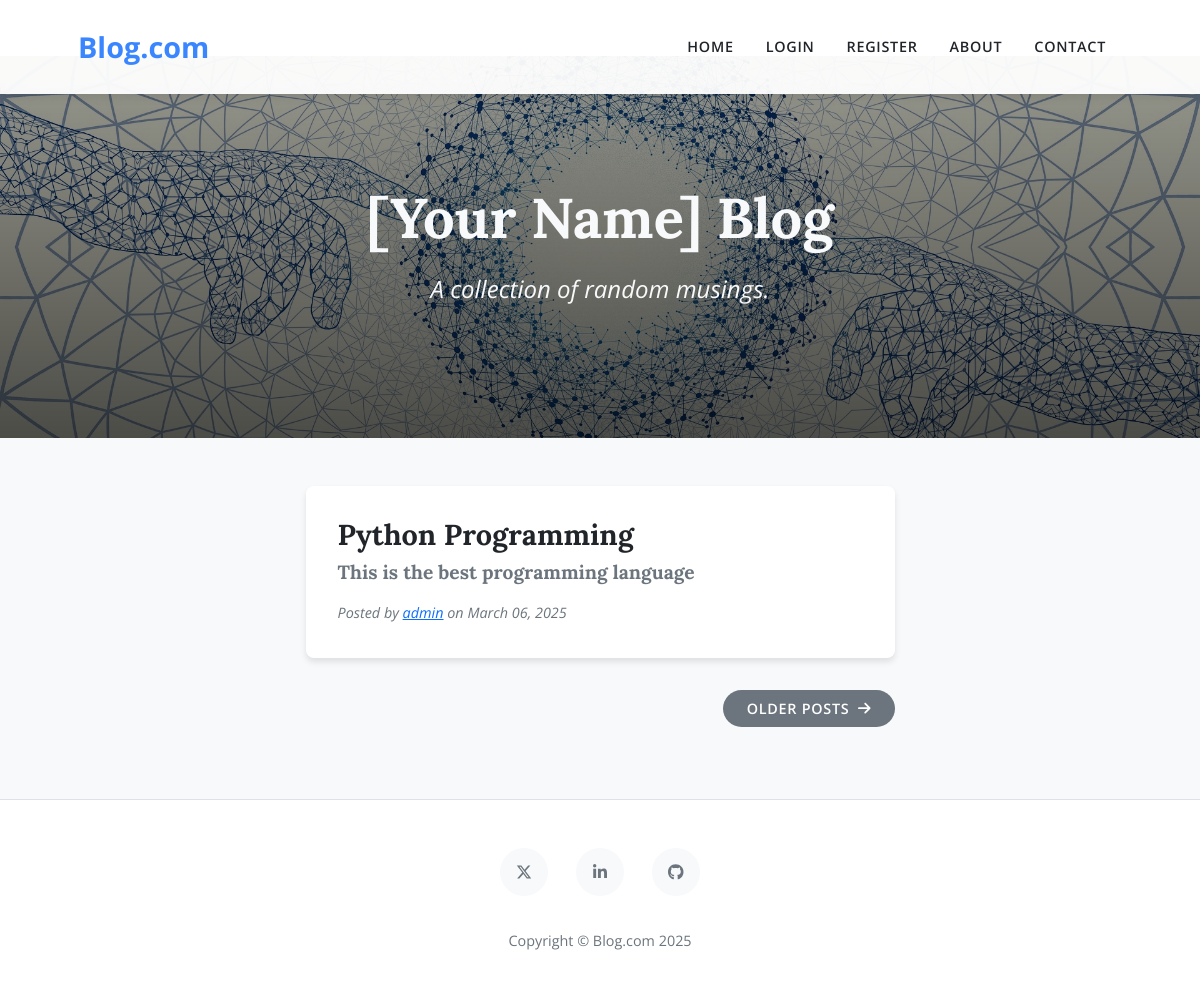
Before: / with the older database file.
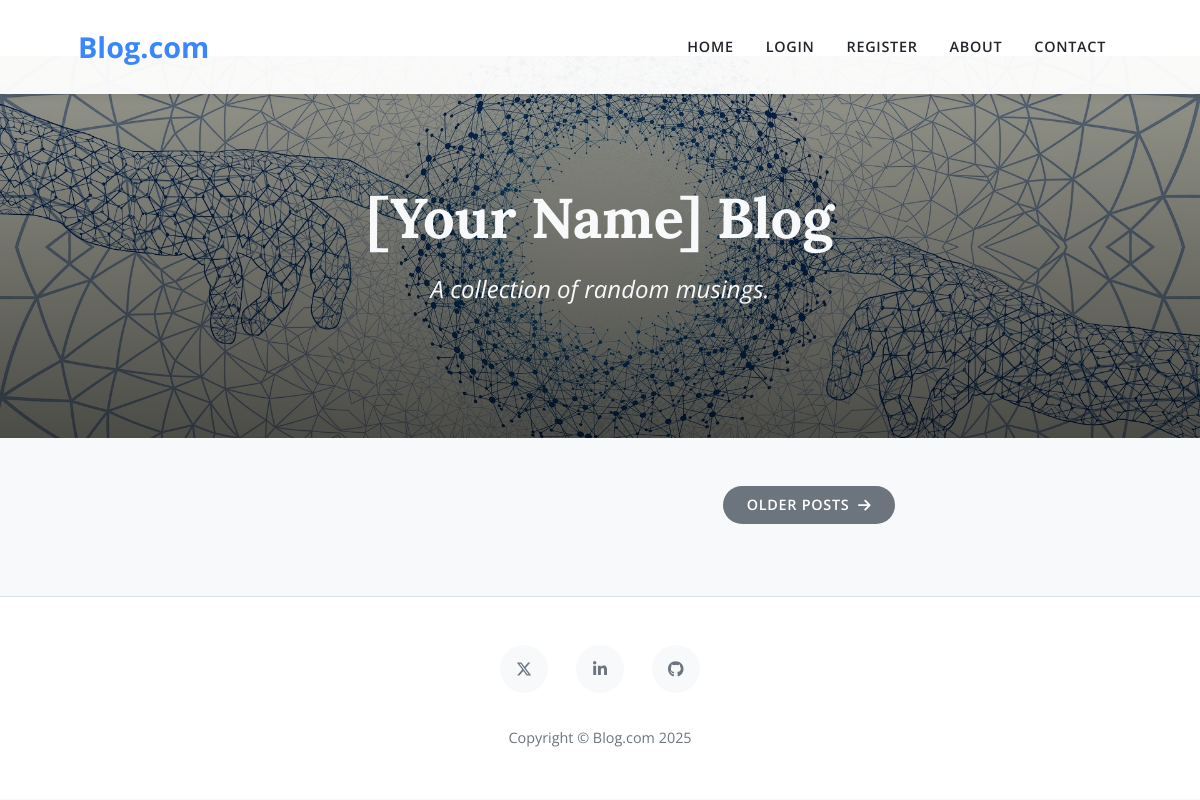
After: the same page with the newer database file.
### main.py (models this page shows)
class BlogPost(db.Model):
    __tablename__ = "blog_posts"
    id: Mapped[int] = mapped_column(Integer, primary_key=True)
    author_id: Mapped[int] = mapped_column(Integer, db.ForeignKey("user_data.id"))
    author = relationship("User", back_populates="posts")
    title: Mapped[str] = mapped_column(String(250), unique=True, nullable=False)
    subtitle: Mapped[str] = mapped_column(String(250), nullable=False)
    date: Mapped[str] = mapped_column(String(250), nullable=False)
    body: Mapped[str] = mapped_column(Text, nullable=False)
    img_url: Mapped[str] = mapped_column(String(250), nullable=False)
    comments = relationship("Comment" , back_populates="parent_post")

class User(UserMixin, db.Model):
    __tablename__ = "user_data"
    id: Mapped[int] = mapped_column(Integer, primary_key=True)
    email: Mapped[str] = mapped_column(String(100), unique=True)
    password: Mapped[str] = mapped_column(String(100))
    name: Mapped[str] = mapped_column(String(100))
    posts = relationship("BlogPost", back_populates="author")
    comments = relationship("Comment" , back_populates="comment_author")

### main.py (the view)
@app.route('/')
def get_all_posts():
    current_year = datetime.now().year
    result = db.session.execute(db.select(BlogPost))
    posts = result.scalars().all()
    return render_template("index.html", all_posts=posts,current_user=current_user,year=current_year)

### templates/index.html (shortened to what this page needs)
{% include "header.html" %}
<header class="blog-header" style="background-image: url('../static/assets/img/home.jpg')">
  <div class="container position-relative px-4 px-lg-5">
    <div class="row gx-4 gx-lg-5 justify-content-center">
      <div class="col-md-10 col-lg-8 col-xl-7">
        <div class="blog-header-content blog-fade-in">
          <h1 class="blog-title">[Your Name] Blog</h1>
          <span class="blog-subtitle">A collection of random musings.</span>
        </div>
      </div>
    </div>
  </div>
</header>
<div class="container px-4 px-lg-5">
  <div class="row gx-4 gx-lg-5 justify-content-center">
    <div class="col-md-10 col-lg-8 col-xl-7">
      {% for post in all_posts %}
      <div class="blog-post blog-fade-in" style="animation-delay: {{ loop.index * 0.1 }}s">
        <a href="{{ url_for('show_post', post_id=post.id) }}" class="blog-post-link">
          <h2 class="blog-post-title">{{ post.title }}</h2>
          <h3 class="blog-post-subtitle">{{ post.subtitle }}</h3>
        </a>
        <p class="blog-post-meta">
          Posted by
          <a href="#">{{post.author.name}}</a>
          on {{post.date}}
        </p>
      </div>
      {% endfor %}
      <div class="d-flex justify-content-end mb-4">
        <a class="btn blog-btn blog-btn-secondary" href="#!">
          Older Posts <i class="fas fa-arrow-right ms-1"></i>
        </a>
      </div>
    </div>
  </div>
</div>
{% include "footer.html" %}

### templates/header.html (shortened to what this page needs)
<!DOCTYPE html>
<html lang="en">
<head>
  <link href="https://cdn.jsdelivr.net/npm/bootstrap@5.2.3/dist/css/bootstrap.min.css" rel="stylesheet">
  <link href="{{ url_for('static', filename='css/modern-styles.css') }}" rel="stylesheet">
</head>
<body>
    <nav class="navbar navbar-expand-lg blog-navbar fixed-top" id="mainNav">
      <div class="container px-4 px-lg-5">
        <a class="navbar-brand blog-brand" href="/">Blog.com</a>
        <div class="collapse navbar-collapse" id="navbarResponsive">
          <ul class="navbar-nav ms-auto py-4 py-lg-0">
            <li class="nav-item">
              <a class="nav-link blog-nav-link" href="{{ url_for('get_all_posts') }}">Home</a>
            </li>
            {% if not current_user.is_authenticated: %}
            <li class="nav-item">
              <a class="nav-link blog-nav-link" href="{{ url_for('login') }}">Login</a>
            </li>
            <li class="nav-item">
              <a class="nav-link blog-nav-link" href="{{ url_for('register') }}">Register</a>
            </li>
            {% else %}
            <li class="nav-item">
              <a class="nav-link blog-nav-link" href="{{ url_for('logout') }}">Log Out</a>
            </li>
            {% endif %}
            <li class="nav-item">
              <a class="nav-link blog-nav-link" href="{{ url_for('about') }}">About</a>
            </li>
            <li class="nav-item">
              <a class="nav-link blog-nav-link" href="{{ url_for('contact') }}">Contact</a>
            </li>
          </ul>
        </div>
      </div>
    </nav>

### templates/footer.html (shortened to what this page needs)
<footer class="blog-footer">
  <div class="container px-4 px-lg-5">
    <div class="row gx-4 gx-lg-5 justify-content-center">
      <div class="col-md-10 col-lg-8 col-xl-7">
        <ul class="list-inline text-center">
          <li class="list-inline-item">
            <a href="https://x.com/abhinandmvp" class="blog-social-link">
              <i class="fab fa-x-twitter"></i>
            </a>
          </li>
          <li class="list-inline-item">
            <a href="https://www.linkedin.com/in/abhinand-mv/" class="blog-social-link">
              <i class="fab fa-linkedin-in"></i>
            </a>
          </li>
          <li class="list-inline-item">
            <a href="https://github.com/abhinandmv" class="blog-social-link">
              <i class="fab fa-github"></i>
            </a>
          </li>
        </ul>
        <div class="text-center blog-copyright">Copyright &copy; Blog.com {{year}}</div>
      </div>
    </div>
  </div>
</footer>
</body>
</html>

### static/css/modern-styles.css (style rules this page uses)
:root { --primary-color: #3a86ff; --secondary-color: #8338ec; --accent-color: #ff006e; --cyan-color: #0bc5ea; --cyan-dark: #00a3c4; --cyan-light: #76e4f7; --cyan-ultra-light: #e6fffa; --light-bg: #f8f9fa; --dark-text: #212529; --medium-text: #6c757d; --light-text: #f8f9fa; --border-color: #dee2e6; --card-shadow: 0 4px 6px rgba(0, 0, 0, 0.1); --transition-speed: 0.3s; }
body { font-family: 'Open Sans', sans-serif; color: var(--dark-text); line-height: 1.8; background-color: var(--light-bg); padding-top: 56px; }
h1, h2, h3, h4, h5, h6 { font-family: 'Lora', serif; font-weight: 700; }
.blog-navbar { background-color: rgba(255, 255, 255, 0.95); box-shadow: 0 2px 10px rgba(0, 0, 0, 0.1); padding: 1rem 0; transition: all var(--transition-speed); }
.blog-brand { font-size: 1.8rem; font-weight: 700; color: var(--primary-color); transition: color var(--transition-speed); }
.blog-nav-link { font-weight: 600; font-size: 0.9rem; text-transform: uppercase; letter-spacing: 0.05em; margin: 0 0.5rem; color: var(--dark-text); transition: color var(--transition-speed); }
.blog-header { position: relative; background-size: cover; background-position: center; padding: 8rem 0; margin-bottom: 3rem; }
.blog-header::after { content: ''; position: absolute; top: 0; left: 0; width: 100%; height: 100%; background: linear-gradient(to bottom, rgba(0, 0, 0, 0.4), rgba(0, 0, 0, 0.7)); z-index: 1; }
.blog-header-content { position: relative; z-index: 2; color: var(--light-text); text-align: center; }
.blog-title { font-size: 3.5rem; margin-bottom: 1rem; }
.blog-subtitle { font-size: 1.5rem; font-weight: 400; font-style: italic; }
.blog-btn { padding: 0.5rem 1.5rem; border-radius: 2rem; font-weight: 600; transition: all var(--transition-speed); border: none; text-transform: uppercase; letter-spacing: 0.05em; font-size: 0.9rem; }
.blog-btn-secondary { background-color: var(--medium-text); color: white; }
.blog-footer { background-color: white; border-top: 1px solid var(--border-color); padding: 3rem 0; margin-top: 3rem; }
.blog-social-link { display: inline-flex; justify-content: center; align-items: center; width: 3rem; height: 3rem; background-color: var(--light-bg); border-radius: 50%; margin: 0 0.5rem; color: var(--medium-text); transition: all var(--transition-speed); }
.blog-copyright { margin-top: 2rem; color: var(--medium-text); font-size: 0.9rem; }
.blog-fade-in { animation: fadeIn 0.8s ease forwards; }

Changed rows visible on the page:
removed BlogPost: title "Python Programming", subtitle "This is the best programming language", author.name "admin", date "March 06, 2025"
